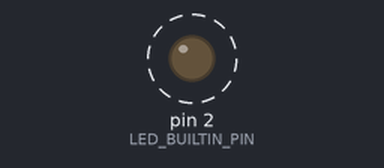
The sketch below on a simulated Arduino Uno, built with avr-gcc and run on an emulated ATmega328P. Shown: output pins drawn as LEDs (lit = HIGH). Dashed ring = blinking.

Above: at 0.5 s.
Timing chart, 0 to 4.6 s (numbered marks = the images above):
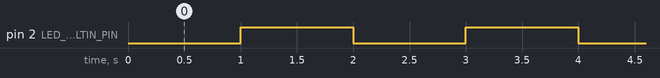

The sketch:

projek1.ino
```cpp
#define LED_BUILTIN_PIN 2 // 1. Tambahkan spasi dan pastikan nomor pin sesuai

void setup() {
  // 2. pinMode butuh dua parameter: (nomor_pin, mode)
  pinMode(LED_BUILTIN_PIN, OUTPUT);
}

void loop() {
  // 3. LOW biasanya mematikan LED (tergantung rangkaian)
  digitalWrite(LED_BUILTIN_PIN, LOW);
  delay(1000);

  // 4. HIGH menyalakan LED
  digitalWrite(LED_BUILTIN_PIN, HIGH);
  delay(1000);
}
```

Measured:
- by itself, pin 2 (LED_BUILTIN_PIN): alternates HIGH for 1.0 s and LOW for 1.0 s
